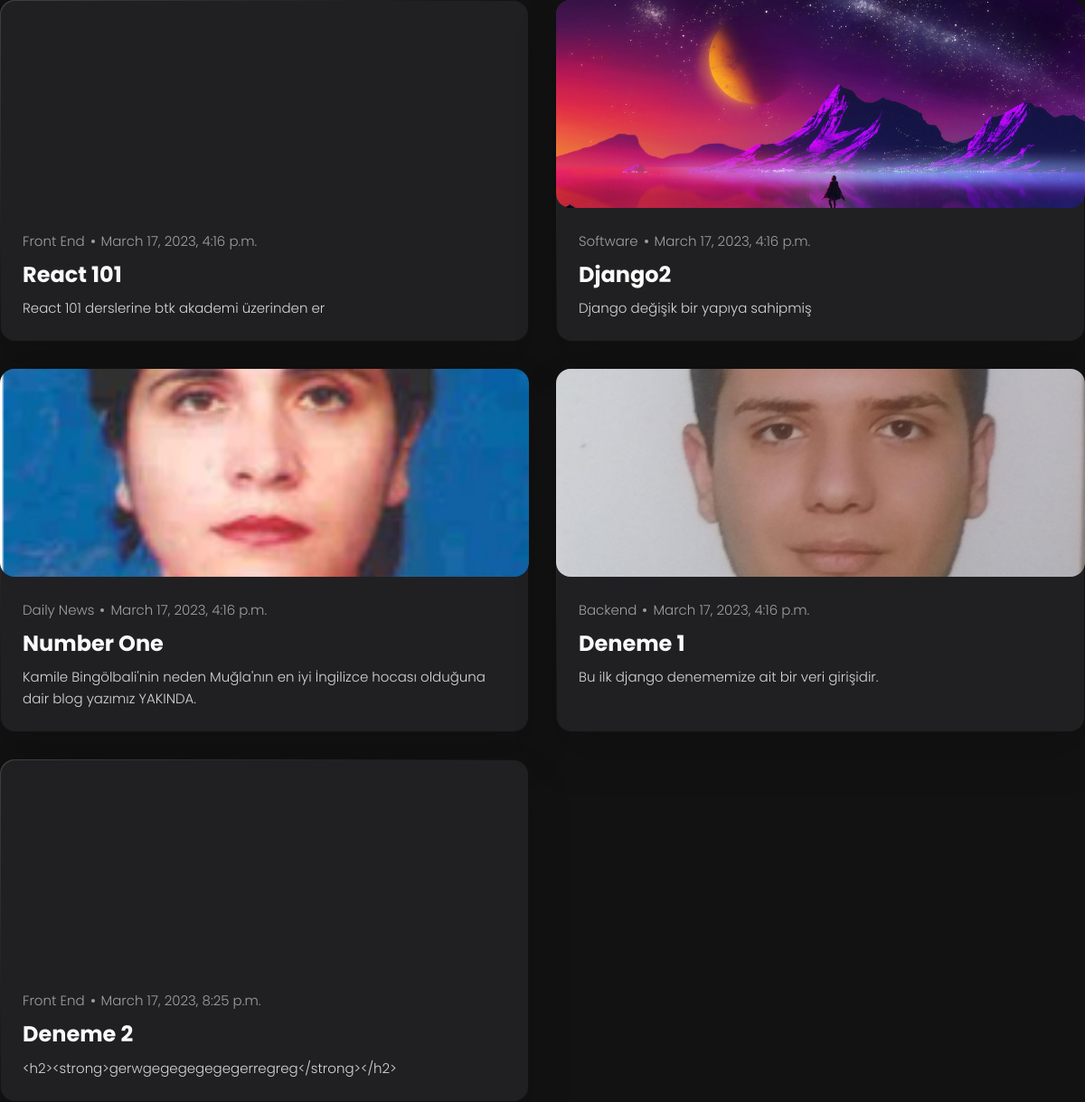
/categories/web-development, run on the app's committed database.
### blog/models.py (models this page shows, shortened)
class Post (models.Model):
    topic = models.CharField(max_length=10,help_text="konu baslıgı",unique=True)
    text_area = RichTextField()
    category = models.ForeignKey(Category,null=True,on_delete=models.DO_NOTHING)
    tags = models.ManyToManyField(Tag,blank=True,null=True)
    image = models.ImageField(upload_to="blog/%Y/%m/%d/")
    date = models.DateTimeField(auto_now=True)
    is_avaible = models.BooleanField(default=True)

class Category (models.Model):
    topic = models.CharField(max_length=50, null=True)
    slug = models.SlugField(max_length=50,null=True,unique=True)
    def __str__(self):
        return self.topic

### blog/views.py (the view)
# urls.py: path("categories/<slug:category_slug>", views.category_detail, name="courses_by_category"),
def category_detail(request,category_slug):
    courses = Post.objects.all().filter(tags__slug=category_slug)
    context ={
        "courses":courses
    }
    return render(request,"couse.html",context)

### templates/couse.html (shortened to what this page needs)
{% load static %}
<!DOCTYPE html>
<html lang="en">
<head>
  <link rel="stylesheet" href="{% static '/assets/css/style.css' %}">
</head>
<body>
          <ul class="blog-posts-list">
          {% for course in courses %}
              <li class="blog-post-item">
                  <a href="{% url 'course_details' course.category.slug course.id %}">
                    <figure class="blog-banner-box">
                      <img src="{{ course.image.url }}" alt="Best fonts every designer" loading="lazy">
                    </figure>
                    <div class="blog-content">
                      <div class="blog-meta">
                        <p class="blog-category">{{ course.category }}</p>
                        <span class="dot"></span>
                        <time datetime="2022-02-23">{{ course.date }}</time>
                      </div>
                      <h3 class="h3 blog-item-title">{{ course.topic}}</h3>
                      <p class="blog-text">
                       {{ course.text_area  }}
                      </p>
                    </div>
                  </a>
            </li>
          {% endfor %}
  </ul>
</body>
</html>

### static/assets/css/style.css (style rules this page uses)
:root { --bg-gradient-onyx: linear-gradient( to bottom right, hsl(240, 1%, 25%) 3%, hsl(0, 0%, 19%) 97% ); --bg-gradient-jet: linear-gradient( to bottom right, hsla(240, 1%, 18%, 0.251) 0%, hsla(240, 2%, 11%, 0) 100% ), hsl(240, 2%, 13%); --bg-gradient-yellow-1: linear-gradient( to bottom right, hsl(45, 100%, 71%) 0%, hsla(36, 100%, 69%, 0) 50% ); --bg-gradient-yellow-2: linear-gradient( 135deg, hsla(45, 100%, 71%, 0.251) 0%, hsla(35, 100%, 68%, 0) 59.86% ), hsl(240, 2%, 13%); --border-gradient-onyx: linear-gradient( to bottom right, hsl(0, 0%, 25%) 0%, hsla(0, 0%, 25%, 0) 50% ); --text-gradient-yellow: linear-gradient( to right, hsl(45, 100%, 72%), hsl(35, 100%, 68%) ); --jet: hsl(0, 0%, 22%); --onyx: hsl(240, 1%, 17%); --eerie-black-1: hsl(240, 2%, 13%); --eerie-black-2: hsl(240, 2%, 12%); --smoky-black: hsl(0, 0%, 7%); --white-1: hsl(0, 0%, 100%); --white-2: hsl(0, 0%, 98%); --orange-yellow-crayola: hsl(45, 100%, 72%); --vegas-gold: hsl(45, 54%, 58%); --light-gray: hsl(0, 0%, 84%); --light-gray-70: hsla(0, 0%, 84%, 0.7); --bittersweet-shimmer: hsl(0, 43%, 51%); --ff-poppins: 'Poppins', sans-serif; --fs-1: 24px; --fs-2: 18px; --fs-3: 17px; --fs-4: 16px; --fs-5: 15px; --fs-6: 14px; --fs-7: 13px; --fs-8: 11px; --fw-300: 300; --fw-400: 400; --fw-500: 500; --fw-600: 600; --shadow-1: -4px 8px 24px hsla(0, 0%, 0%, 0.25); --shadow-2: 0 16px 30px hsla(0, 0%, 0%, 0.25); --shadow-3: 0 16px 40px hsla(0, 0%, 0%, 0.25); --shadow-4: 0 25px 50px hsla(0, 0%, 0%, 0.15); --shadow-5: 0 24px 80px hsla(0, 0%, 0%, 0.25); --transition-1: 0.25s ease; --transition-2: 0.5s ease-in-out; }
*, *::before, *::after { margin: 0; padding: 0; box-sizing: border-box; }
a { text-decoration: none; }
li { list-style: none; }
img, ion-icon, a, button, time, span { display: block; }
html { font-family: var(--ff-poppins); }
body { background: var(--smoky-black); }
.h2, .h3, .h4, .h5 { color: var(--white-2); text-transform: capitalize; }
.h3 { font-size: var(--fs-2); }
.blog-posts-list { display: grid; grid-template-columns: 1fr; gap: 20px; }
.blog-post-item > a { position: relative; background: var(--border-gradient-onyx); height: 100%; box-shadow: var(--shadow-4); border-radius: 16px; z-index: 1; }
.blog-post-item > a::before { content: ""; position: absolute; inset: 1px; border-radius: inherit; background: var(--eerie-black-1); z-index: -1; }
.blog-banner-box { width: 100%; height: 200px; border-radius: 12px; overflow: hidden; }
.blog-banner-box img { width: 100%; height: 100%; object-fit: cover; transition: var(--transition-1); }
.blog-content { padding: 15px; }
.blog-meta { display: flex; justify-content: flex-start; align-items: center; gap: 7px; margin-bottom: 10px; }
.blog-meta :is(.blog-category, time) { color: var(--light-gray-70); font-size: var(--fs-6); font-weight: var(--fw-300); }
.blog-meta .dot { background: var(--light-gray-70); width: 4px; height: 4px; border-radius: 4px; }
.blog-item-title { margin-bottom: 10px; line-height: 1.3; transition: var(--transition-1); }
.blog-text { color: var(--light-gray); font-size: var(--fs-6); font-weight: var(--fw-300); line-height: 1.6; }
@media (min-width: 450px) { .project-img, .blog-banner-box { height: auto; } }
@media (min-width: 580px) { :root { --fs-1: 32px; --fs-2: 24px; --fs-3: 26px; --fs-4: 18px; --fs-6: 15px; --fs-7: 15px; --fs-8: 12px; } }
@media (min-width: 580px) { .project-img, .blog-banner-box { border-radius: 16px; } }
@media (min-width: 580px) { .blog-posts-list { gap: 30px; } }
@media (min-width: 580px) { .blog-content { padding: 25px; } }
@media (min-width: 768px) { .project-list, .blog-posts-list { grid-template-columns: 1fr 1fr; } }
@media (min-width: 1024px) { :root { --shadow-1: -4px 8px 24px hsla(0, 0%, 0%, 0.125); --shadow-2: 0 16px 30px hsla(0, 0%, 0%, 0.125); --shadow-3: 0 16px 40px hsla(0, 0%, 0%, 0.125); } }
@media (min-width: 1024px) { .blog-banner-box { height: 230px; } }

### data on the page
Post: image (picture), category "Front End", date "March 17, 2023, 4:16 p.m.", topic "React 101", text_area "React 101 derslerine btk akademi üzerinden er"
Post: image (picture), category "Software", date "March 17, 2023, 4:16 p.m.", topic "Django2", text_area "Django değişik bir yapıya sahipmiş"
Post: image (picture), category "Daily News", date "March 17, 2023, 4:16 p.m.", topic "Number One", text_area "Kamile Bingölbali'nin neden Muğla'nın en iyi İngilizce hocası olduğuna dair blog yazımız YAKINDA."
Post: image (picture), category "Backend", date "March 17, 2023, 4:16 p.m.", topic "Deneme 1", text_area "Bu ilk django denememize ait bir veri girişidir."
Post: image (picture), category "Front End", date "March 17, 2023, 8:25 p.m.", topic "Deneme 2", text_area "<h2><strong>gerwgegegegegegerregreg</strong></h2>"
